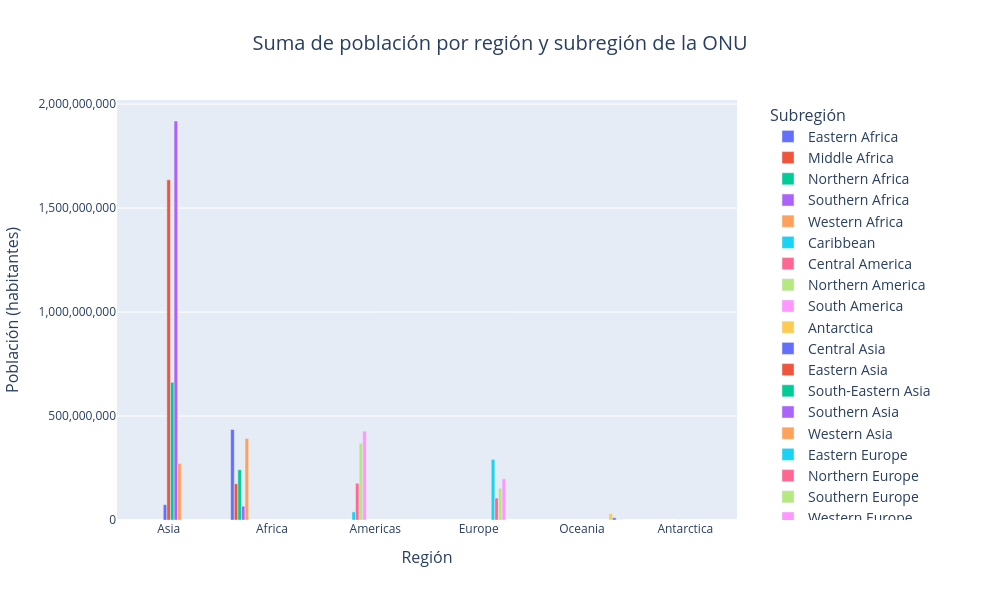

Notebook code for this chart:
### Markdown cell above
Otra forma de mostrar barras con diferentes niveles de agrupación son las barras agrupadas, con el argumento `barmode=group` en la función `fig.update.layout()`.

### Code cell
# Suma de población por región y subregión de la ONU
poblacion_region_subregion_suma = paises.groupby(['REGION_UN', 'SUBREGION'])['POP_EST'].sum().reset_index()

# Ordenar las regiones por población total descendente
poblacion_total_region = poblacion_region_subregion_suma.groupby('REGION_UN')['POP_EST'].sum().sort_values(ascending=False).index

# Asignar el orden de las categorías en el eje X
poblacion_region_subregion_suma['REGION_UN'] = pd.Categorical(
    poblacion_region_subregion_suma['REGION_UN'],
    categories=poblacion_total_region,
    ordered=True
)

# Creación del gráfico de barras agrupadas con Plotly Express
fig = px.bar(
    poblacion_region_subregion_suma,
    x='REGION_UN',
    y='POP_EST',
    color='SUBREGION',
    title='Suma de población por región y subregión de la ONU',
    labels={
        'REGION_UN': 'Región',
        'SUBREGION': 'Subregión',
        'POP_EST': 'Población (habitantes)'
    },
    category_orders={'REGION_UN': poblacion_total_region},  # Aplicar el orden de las regiones
    width=1000,   # Ancho de la figura en píxeles
    height=600    # Alto de la figura en píxeles
)

# Actualizar el formato del eje y para evitar notación científica
fig.update_yaxes(tickformat=",d")

# Personalizar el diseño para barras agrupadas
fig.update_layout(
    barmode='group',  # Establecer el modo de barras a 'group' para barras agrupadas
    title=dict(
        x=0.5,  # Centrar el título
        font=dict(size=20)
    ),
    xaxis_title=dict(font=dict(size=16)),
    yaxis_title=dict(font=dict(size=16)),
    legend_title=dict(
        text='Subregión',
        font=dict(size=16)
    ),
    legend=dict(
        title_font_size=16,
        font_size=14,
        x=1.05,  # Posición horizontal de la leyenda
        y=1      # Posición vertical de la leyenda
    )
)

# Despliegue del gráfico
mostrar(fig)

### Figure 1 — Plotly figure (JSON) as saved in the notebook; plotly's stock layout.template omitted (floating-point values rounded to 4 significant figures)
{"data": [{"hovertemplate": "Subregión=Eastern Africa<br>Región=%{x}<br>Población (habitantes)=%{y}<extra></extra>", "legendgroup": "Eastern Africa", "marker": {"color": "#636efa", "pattern": {"shape": ""}}, "name": "Eastern Africa", "orientation": "v", "showlegend": true, "textposition": "auto", "type": "bar", "x": ["Africa"], "xaxis": "x", "y": [435200000.0], "yaxis": "y"}, {"hovertemplate": "Subregión=Middle Africa<br>Región=%{x}<br>Población (habitantes)=%{y}<extra></extra>", "legendgroup": "Middle Africa", "marker": {"color": "#EF553B", "pattern": {"shape": ""}}, "name": "Middle Africa", "orientation": "v", "showlegend": true, "textposition": "auto", "type": "bar", "x": ["Africa"], "xaxis": "x", "y": [174300000.0], "yaxis": "y"}, {"hovertemplate": "Subregión=Northern Africa<br>Región=%{x}<br>Población (habitantes)=%{y}<extra></extra>", "legendgroup": "Northern Africa", "marker": {"color": "#00cc96", "pattern": {"shape": ""}}, "name": "Northern Africa", "orientation": "v", "showlegend": true, "textposition": "auto", "type": "bar", "x": ["Africa"], "xaxis": "x", "y": [241800000.0], "yaxis": "y"}, {"hovertemplate": "Subregión=Southern Africa<br>Región=%{x}<br>Población (habitantes)=%{y}<extra></extra>", "legendgroup": "Southern Africa", "marker": {"color": "#ab63fa", "pattern": {"shape": ""}}, "name": "Southern Africa", "orientation": "v", "showlegend": true, "textposition": "auto", "type": "bar", "x": ["Africa"], "xaxis": "x", "y": [66630000.0], "yaxis": "y"}, {"hovertemplate": "Subregión=Western Africa<br>Región=%{x}<br>Población (habitantes)=%{y}<extra></extra>", "legendgroup": "Western Africa", "marker": {"color": "#FFA15A", "pattern": {"shape": ""}}, "name": "Western Africa", "orientation": "v", "showlegend": true, "textposition": "auto", "type": "bar", "x": ["Africa"], "xaxis": "x", "y": [391400000.0], "yaxis": "y"}, {"hovertemplate": "Subregión=Caribbean<br>Región=%{x}<br>Población (habitantes)=%{y}<extra></extra>", "legendgroup": "Caribbean", "marker": {"color": "#19d3f3", "pattern": {"shape": ""}}, "name": "Caribbean", "orientation": "v", "showlegend": true, "textposition": "auto", "type": "bar", "x": ["Americas"], "xaxis": "x", "y": [38980000.0], "yaxis": "y"}, {"hovertemplate": "Subregión=Central America<br>Región=%{x}<br>Población (habitantes)=%{y}<extra></extra>", "legendgroup": "Central America", "marker": {"color": "#FF6692", "pattern": {"shape": ""}}, "name": "Central America", "orientation": "v", "showlegend": true, "textposition": "auto", "type": "bar", "x": ["Americas"], "xaxis": "x", "y": [176600000.0], "yaxis": "y"}, {"hovertemplate": "Subregión=Northern America<br>Región=%{x}<br>Población (habitantes)=%{y}<extra></extra>", "legendgroup": "Northern America", "marker": {"color": "#B6E880", "pattern": {"shape": ""}}, "name": "Northern America", "orientation": "v", "showlegend": true, "textposition": "auto", "type": "bar", "x": ["Americas"], "xaxis": "x", "y": [369200000.0], "yaxis": "y"}, {"hovertemplate": "Subregión=South America<br>Región=%{x}<br>Población (habitantes)=%{y}<extra></extra>", "legendgroup": "South America", "marker": {"color": "#FF97FF", "pattern": {"shape": ""}}, "name": "South America", "orientation": "v", "showlegend": true, "textposition": "auto", "type": "bar", "x": ["Americas"], "xaxis": "x", "y": [427100000.0], "yaxis": "y"}, {"hovertemplate": "Subregión=Antarctica<br>Región=%{x}<br>Población (habitantes)=%{y}<extra></extra>", "legendgroup": "Antarctica", "marker": {"color": "#FECB52", "pattern": {"shape": ""}}, "name": "Antarctica", "orientation": "v", "showlegend": true, "textposition": "auto", "type": "bar", "x": ["Antarctica"], "xaxis": "x", "y": [4490.0], "yaxis": "y"}, {"hovertemplate": "Subregión=Central Asia<br>Región=%{x}<br>Población (habitantes)=%{y}<extra></extra>", "legendgroup": "Central Asia", "marker": {"color": "#636efa", "pattern": {"shape": ""}}, "name": "Central Asia", "orientation": "v", "showlegend": true, "textposition": "auto", "type": "bar", "x": ["Asia"], "xaxis": "x", "y": [73810000.0], "yaxis": "y"}, {"hovertemplate": "Subregión=Eastern Asia<br>Región=%{x}<br>Población (habitantes)=%{y}<extra></extra>", "legendgroup": "Eastern Asia", "marker": {"color": "#EF553B", "pattern": {"shape": ""}}, "name": "Eastern Asia", "orientation": "v", "showlegend": true, "textposition": "auto", "type": "bar", "x": ["Asia"], "xaxis": "x", "y": [1636000000.0], "yaxis": "y"}, {"hovertemplate": "Subregión=South-Eastern Asia<br>Región=%{x}<br>Población (habitantes)=%{y}<extra></extra>", "legendgroup": "South-Eastern Asia", "marker": {"color": "#00cc96", "pattern": {"shape": ""}}, "name": "South-Eastern Asia", "orientation": "v", "showlegend": true, "textposition": "auto", "type": "bar", "x": ["Asia"], "xaxis": "x", "y": [661900000.0], "yaxis": "y"}, {"hovertemplate": "Subregión=Southern Asia<br>Región=%{x}<br>Población (habitantes)=%{y}<extra></extra>", "legendgroup": "Southern Asia", "marker": {"color": "#ab63fa", "pattern": {"shape": ""}}, "name": "Southern Asia", "orientation": "v", "showlegend": true, "textposition": "auto", "type": "bar", "x": ["Asia"], "xaxis": "x", "y": [1919000000.0], "yaxis": "y"}, {"hovertemplate": "Subregión=Western Asia<br>Región=%{x}<br>Población (habitantes)=%{y}<extra></extra>", "legendgroup": "Western Asia", "marker": {"color": "#FFA15A", "pattern": {"shape": ""}}, "name": "Western Asia", "orientation": "v", "showlegend": true, "textposition": "auto", "type": "bar", "x": ["Asia"], "xaxis": "x", "y": [272100000.0], "yaxis": "y"}, {"hovertemplate": "Subregión=Eastern Europe<br>Región=%{x}<br>Población (habitantes)=%{y}<extra></extra>", "legendgroup": "Eastern Europe", "marker": {"color": "#19d3f3", "pattern": {"shape": ""}}, "name": "Eastern Europe", "orientation": "v", "showlegend": true, "textposition": "auto", "type": "bar", "x": ["Europe"], "xaxis": "x", "y": [291100000.0], "yaxis": "y"}, {"hovertemplate": "Subregión=Northern Europe<br>Región=%{x}<br>Población (habitantes)=%{y}<extra></extra>", "legendgroup": "Northern Europe", "marker": {"color": "#FF6692", "pattern": {"shape": ""}}, "name": "Northern Europe", "orientation": "v", "showlegend": true, "textposition": "auto", "type": "bar", "x": ["Europe"], "xaxis": "x", "y": [105800000.0], "yaxis": "y"}, {"hovertemplate": "Subregión=Southern Europe<br>Región=%{x}<br>Población (habitantes)=%{y}<extra></extra>", "legendgroup": "Southern Europe", "marker": {"color": "#B6E880", "pattern": {"shape": ""}}, "name": "Southern Europe", "orientation": "v", "showlegend": true, "textposition": "auto", "type": "bar", "x": ["Europe"], "xaxis": "x", "y": [152700000.0], "yaxis": "y"}, {"hovertemplate": "Subregión=Western Europe<br>Región=%{x}<br>Población (habitantes)=%{y}<extra></extra>", "legendgroup": "Western Europe", "marker": {"color": "#FF97FF", "pattern": {"shape": ""}}, "name": "Western Europe", "orientation": "v", "showlegend": true, "textposition": "auto", "type": "bar", "x": ["Europe"], "xaxis": "x", "y": [198100000.0], "yaxis": "y"}, {"hovertemplate": "Subregión=Australia and New Zealand<br>Región=%{x}<br>Población (habitantes)=%{y}<extra></extra>", "legendgroup": "Australia and New Zealand", "marker": {"color": "#FECB52", "pattern": {"shape": ""}}, "name": "Australia and New Zealand", "orientation": "v", "showlegend": true, "textposition": "auto", "type": "bar", "x": ["Oceania"], "xaxis": "x", "y": [30320000.0], "yaxis": "y"}, {"hovertemplate": "Subregión=Melanesia<br>Región=%{x}<br>Población (habitantes)=%{y}<extra></extra>", "legendgroup": "Melanesia", "marker": {"color": "#636efa", "pattern": {"shape": ""}}, "name": "Melanesia", "orientation": "v", "showlegend": true, "textposition": "auto", "type": "bar", "x": ["Oceania"], "xaxis": "x", "y": [10640000.0], "yaxis": "y"}, {"hovertemplate": "Subregión=Micronesia<br>Región=%{x}<br>Población (habitantes)=%{y}<extra></extra>", "legendgroup": "Micronesia", "marker": {"color": "#EF553B", "pattern": {"shape": ""}}, "name": "Micronesia", "orientation": "v", "showlegend": true, "textposition": "auto", "type": "bar", "x": ["Oceania"], "xaxis": "x", "y": [320800.0], "yaxis": "y"}, {"hovertemplate": "Subregión=Polynesia<br>Región=%{x}<br>Población (habitantes)=%{y}<extra></extra>", "legendgroup": "Polynesia", "marker": {"color": "#00cc96", "pattern": {"shape": ""}}, "name": "Polynesia", "orientation": "v", "showlegend": true, "textposition": "auto", "type": "bar", "x": ["Oceania"], "xaxis": "x", "y": [313200.0], "yaxis": "y"}], "layout": {"barmode": "group", "height": 600, "legend": {"font": {"size": 14}, "title": {"font": {"size": 16}, "text": "Subregión"}, "tracegroupgap": 0, "x": 1.05, "y": 1}, "title": {"font": {"size": 20}, "text": "Suma de población por región y subregión de la ONU", "x": 0.5}, "width": 1000, "xaxis": {"anchor": "y", "categoryarray": ["Asia", "Africa", "Americas", "Europe", "Oceania", "Antarctica"], "categoryorder": "array", "domain": [0.0, 1.0], "title": {"font": {"size": 16}, "text": "Región"}}, "yaxis": {"anchor": "x", "domain": [0.0, 1.0], "tickformat": ",d", "title": {"font": {"size": 16}, "text": "Población (habitantes)"}}}}
